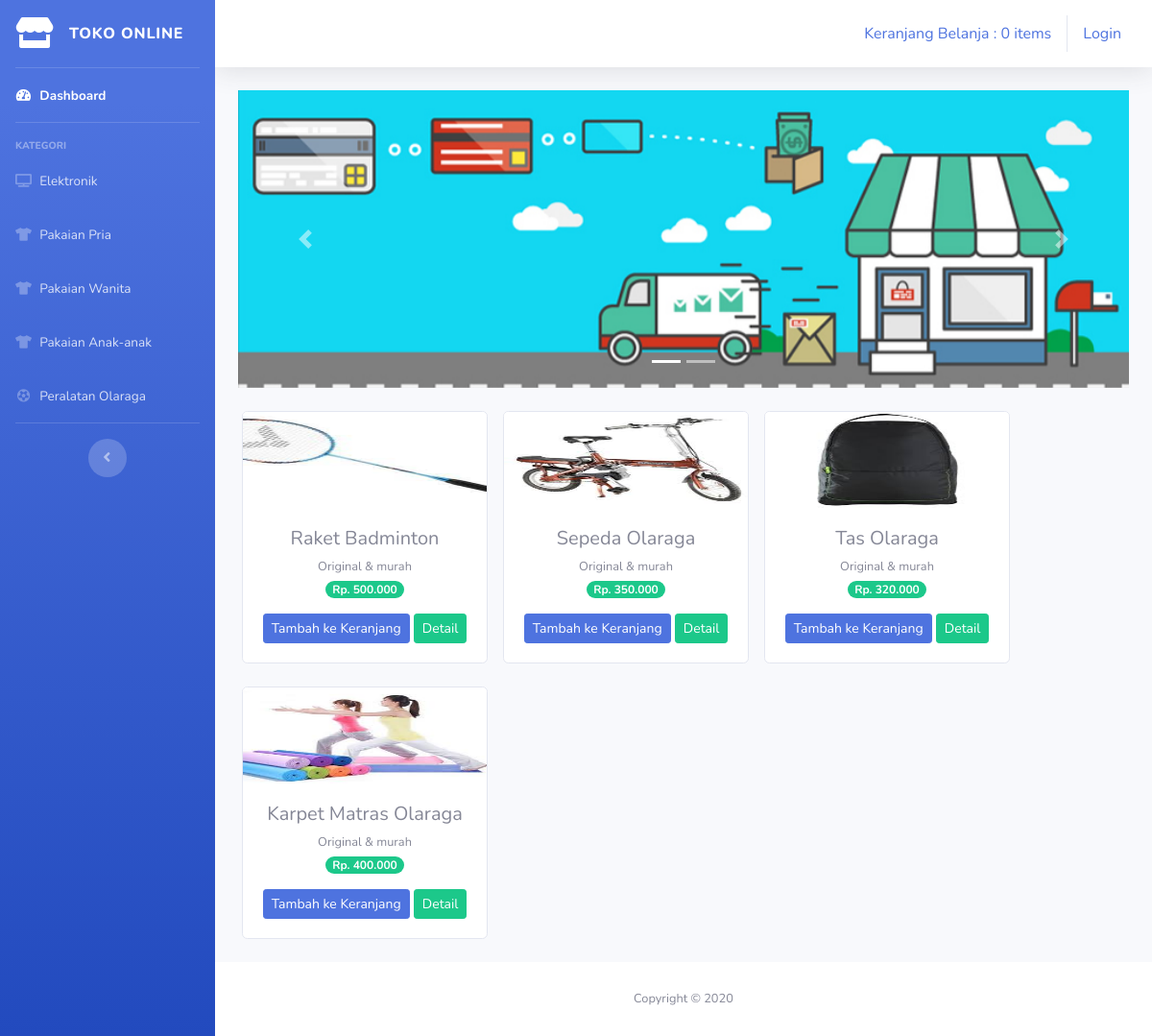
The page /index.php/kategori/peralatan_olaraga on the database its author committed.
### tables this page shows
CREATE TABLE `tb_barang` (
  `id_brg` int(11) NOT NULL,
  `nama_brg` varchar(70) NOT NULL,
  `keterangan` varchar(200) NOT NULL,
  `kategori` varchar(50) NOT NULL,
  `harga` int(11) NOT NULL,
  `stok` int(4) NOT NULL,
  `gambar` text NOT NULL
);

### application/controllers/kategori.php (called while the page is built, shortened)
<?php
class Kategori extends CI_Controller {
    public function peralatan_olaraga()
    {
        $data['peralatan_olaraga'] = $this->model_kategori->peralatan_olaraga()->result();
        $this->load->view('templates/header');
        $this->load->view('templates/sidebar');
        $this->load->view('peralatan_olaraga', $data);
        $this->load->view('templates/footer');
    }
}

### index.php (called while the page is built, shortened)
<?php
require_once BASEPATH.'core/CodeIgniter.php';

### application/models/model_kategori.php (called while the page is built, shortened)
<?php
class Model_kategori extends CI_Model {
    public function peralatan_olaraga()
    {
        return $this->db->get_where('tb_barang', ['kategori' => 'Peralatan Olaraga']);
    }
}

### application/views/peralatan_olaraga.php (the view, shortened to what this page needs)
<div class="container-fluid">
    <div id="carouselExampleIndicators" class="carousel slide" data-ride="carousel">
    <ol class="carousel-indicators">
        <li data-target="#carouselExampleIndicators" data-slide-to="0" class="active"></li>
        <li data-target="#carouselExampleIndicators" data-slide-to="1"></li>
    </ol>
    <div class="carousel-inner">
        <div class="carousel-item active">
        <img src="<?= base_url('assets/img/slider/slider1.jpg'); ?>" class="d-block w-100" alt="...">
        </div>
    </div>
    <a class="carousel-control-prev" href="#carouselExampleIndicators" role="button" data-slide="prev">
        <span class="carousel-control-prev-icon" aria-hidden="true"></span>
    </a>
    <a class="carousel-control-next" href="#carouselExampleIndicators" role="button" data-slide="next">
        <span class="carousel-control-next-icon" aria-hidden="true"></span>
    </a>
    </div>
    <div class="row text-center mt-4">
        <?php foreach ($peralatan_olaraga as $brg) :?>
            <div class="card ml-3 mb-4" style="width: 16rem;">
                <img src="<?= base_url().'assets/img/'.$brg->gambar ?>" class="card-img-top" width="50px" height="100px">
                <div class="card-body">
                    <h5 class="card-title mb-1"><?= $brg->nama_brg ?></h5>
                    <small><?= $brg->keterangan ?></small><br>
                    <span class="badge badge-pill badge-success mb-3">Rp. <?= number_format($brg->harga, 0, ',','.'); ?></span>
                    <?= anchor('dashboard/tambah_ke_keranjang/'.$brg->id_brg, '<div class="btn btn-sm btn-primary">Tambah ke Keranjang</div>'); ?>
                    <?= anchor('dashboard/detail/'.$brg->id_brg, '<div class="btn btn-sm btn-success">Detail</div>'); ?>
                </div>
                </div>
        <?php endforeach; ?>
    </div>
</div>

### rows shown on the page
tb_barang: gambar (picture), nama_brg "Raket Badminton", keterangan "Original & murah", harga "500.000", id_brg "Tambah ke Keranjang", id_brg "Detail"
tb_barang: gambar (picture), nama_brg "Sepeda Olaraga", keterangan "Original & murah", harga "350.000", id_brg "Tambah ke Keranjang", id_brg "Detail"
tb_barang: gambar (picture), nama_brg "Tas Olaraga", keterangan "Original & murah", harga "320.000", id_brg "Tambah ke Keranjang", id_brg "Detail"
tb_barang: gambar (picture), nama_brg "Karpet Matras Olaraga", keterangan "Original & murah", harga "400.000", id_brg "Tambah ke Keranjang", id_brg "Detail"

### other values the page prints
anchor('dashboard/detail_keranjang', $keranjang) "Keranjang Belanja : 0 items"
anchor('auth/login','Login') "Login"
